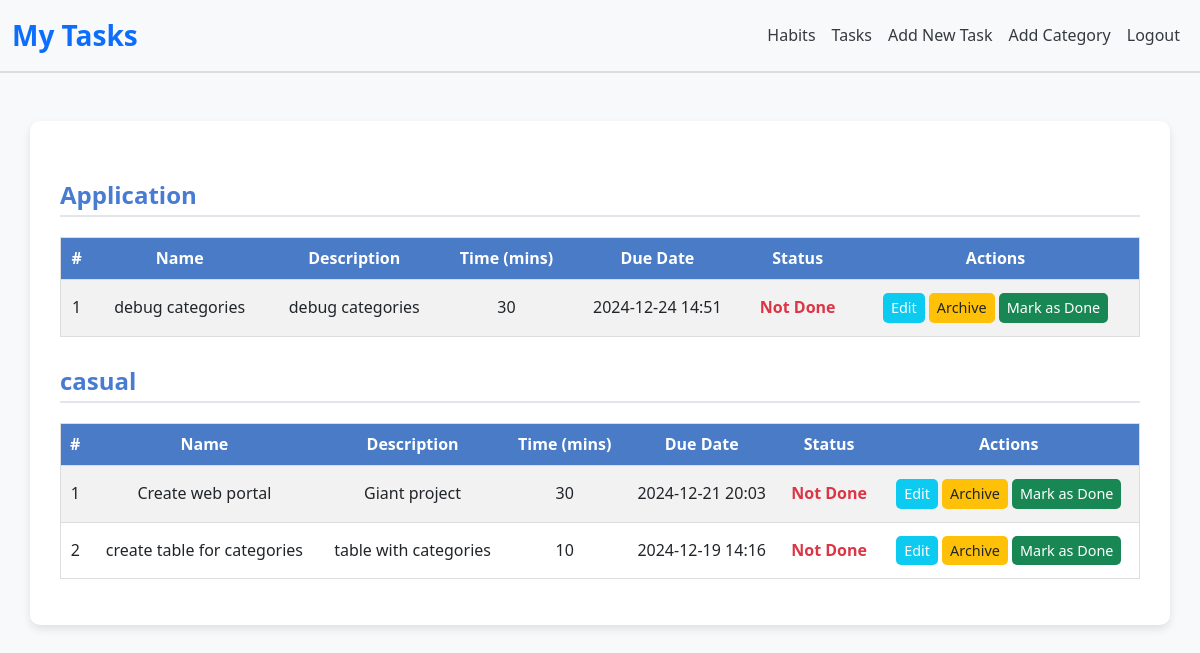
The app's page / (signed in), older data.
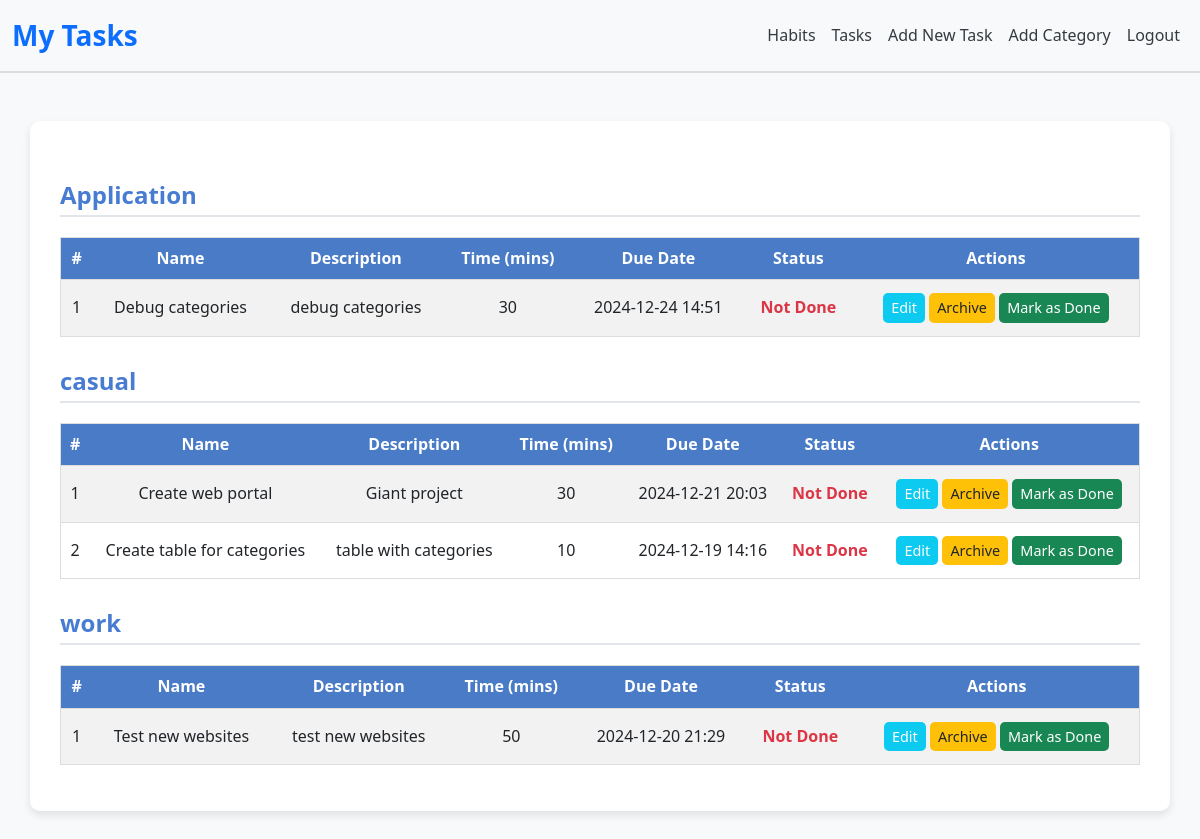
The same page, newer data.
### tasker/models.py (models this page shows, shortened)
class Task(models.Model):
    user = models.ForeignKey(User, on_delete=models.DO_NOTHING)
    category = models.ForeignKey(Category, on_delete=models.SET_NULL, null=True, blank=True)
    name = models.CharField(max_length=150)
    description = models.CharField(max_length=1000)
    time = models.IntegerField()
    creation_date = models.DateTimeField(auto_now_add=True)
    recurring = models.BooleanField(default=False)
    due_date_time = models.DateTimeField()
    status = models.BooleanField(default=False)
    archived = models.BooleanField(default=False)

class Category(models.Model):
    user = models.ForeignKey(User, on_delete=models.CASCADE)  # Categories are user-specific
    name = models.CharField(max_length=100, unique=True)  # Unique name per category
    description = models.TextField(blank=True, null=True)

### tasker/views.py (the view)
# urls.py: path('', views.TaskView.as_view(), name="task_list"),
class TaskView(LoginRequiredMixin, View):
    def get(self, request):
        tasks = Task.objects.filter(user=request.user, archived=False).order_by('category__name')
        grouped_tasks = {k: list(v) for k, v in groupby(tasks, key=attrgetter('category.name'))}
        return render(request, 'tasker/tasks.html', {"grouped_tasks": grouped_tasks})

### tasker/templates/tasker/tasks.html (shortened to what this page needs)
{% extends 'base.html' %}
{% load static %}
{% block content %}
    {% if grouped_tasks %}
        {% for category, tasks in grouped_tasks.items %}
            <h3>{{ category|default:"Uncategorized" }}</h3>
            <table class="table table-striped">
                <thead>
                    <tr>
                        <th>#</th>
                        <th>Name</th>
                        <th>Description</th>
                        <th>Time (mins)</th>
                        <th>Due Date</th>
                        <th>Status</th>
                        <th>Actions</th>
                    </tr>
                </thead>
                <tbody>
                    {% for task in tasks %}
                        <tr>
                            <td>{{ forloop.counter }}</td>
                            <td>{{ task.name }}</td>
                            <td>{{ task.description }}</td>
                            <td>{{ task.time }}</td>
                            <td>{{ task.due_date_time|date:"Y-m-d H:i" }}</td>
                            <td>
                                {% if task.status %}
                                    <span class="text-success">Done</span>
                                {% else %}
                                    <span class="text-danger">Not Done</span>
                                {% endif %}
                            </td>
                            <td>
                                <a href="{% url 'edit_task' task.id %}" class="btn btn-sm btn-info">Edit</a>
                                <a href="{% url 'archive_task' task.id %}" class="btn btn-sm btn-warning">Archive</a>
                                <a href="{% url 'change_status' task.id %}" class="btn btn-sm btn-success">
                                    {% if task.status %}Undo{% else %}Mark as Done{% endif %}
                                </a>
                            </td>
                        </tr>
                    {% empty %}
                        <tr>
                            <td colspan="7" class="text-center">No tasks available in this category.</td>
                        </tr>
                    {% endfor %}
                </tbody>
            </table>
        {% endfor %}
    {% else %}
        <div class="alert alert-info">
            No tasks found.
        </div>
    {% endif %}
{% endblock %}

Row changes from the older to the newer data that the page shows:
changed Task "debug categories": name "debug categories" → "Debug categories"
changed Task "table with categories": name "create table for categories" → "Create table for categories"
added Task: name "work", name "Test new websites", description "test new websites", time "50", due_date_time "2024-12-20 21:29", status "Not Done"
